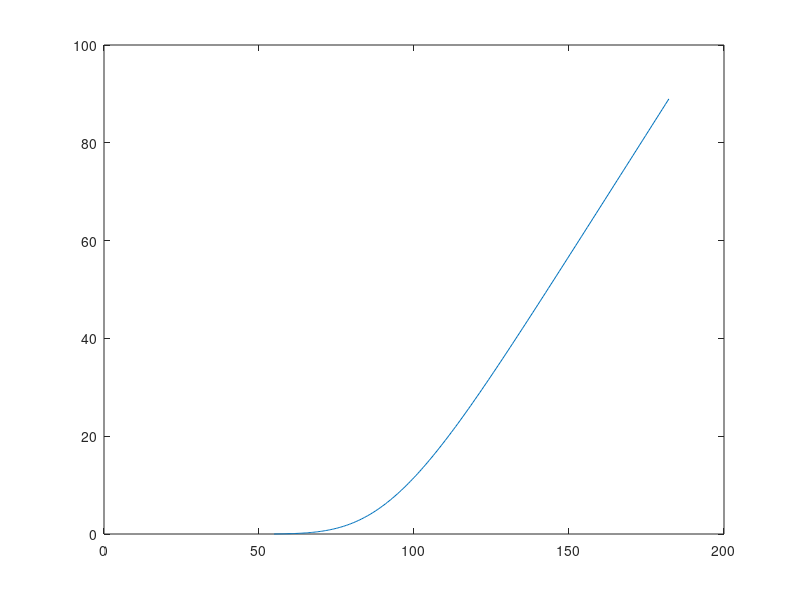

The MATLAB script that drew this image:
%EU Call - Finite Difference - Implicit Euler Scheme - Black Scholes PDE
sigma=0.2;r=0.07;K=100;T=1;
q=2*r/sigma^2;
M=1000;
N=200;
dt=sigma^2*T/2/M;
dx=6*sigma*sqrt(T)/N;
lambda=dt/dx^2;
x=zeros(1,N+1);
for n=1:N+1    
    x(n)=-3*sigma*sqrt(T)+(n-1)*dx;
end
u=zeros(1,N+1);
for n=1:N+1    
    u(n)=max(exp((q+1)/2*x(n))-exp((q-1)/2*x(n)),0);
end
for m=2:M+1    
    w=zeros(1,N+1);    
    w(1)=0;    
    w(N+1)=exp((q+1)*x(N+1)/2+(q+1)^2*(m-1)*dt/4)-exp((q-1)*x(N+1)/2+(q-1)^2*(m-1)*dt/4);    
    alpha=(1+2*lambda)*ones(1,N-1);    
    b=zeros(1,N-1);    
    b(1)=lambda*w(1);
    b(N-1)=lambda*w(N+1);    
    b=b+u(2:N);    
    for n=2:N-1        
        alpha(n)=alpha(n)-lambda^2/alpha(n-1);%compute alpha hat        
        b(n)=b(n)+lambda*b(n-1)/alpha(n-1);%compute b hat    
    end
    w(N)=b(N-1)/alpha(N-1);
    for n=N-2:-1:1        
        w(n+1)=(b(n)+lambda*w(n+2))/alpha(n);    
    end
    u=w; %end and work out the next time increment
end
S=zeros(1,N+1);
V=zeros(1,N+1);
for n=1:N+1    
    S(n)=K*exp(x(n));    
    V(n)=u(n)*K*exp(-(q-1)/2*x(n)-(q+1)^2/4*sigma^2*T/2);
end
plot(S,V);